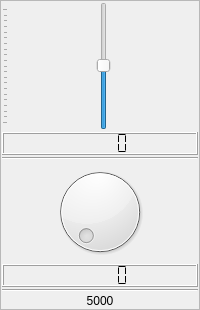
                     <widget class="QFrame" name="verticalFrame_25">
                      <property name="frameShape">
                       <enum>QFrame::StyledPanel</enum>
                      </property>
                      <layout class="QVBoxLayout" name="verticalLayout_27">
                       <property name="spacing">
                        <number>2</number>
                       </property>
                       <property name="leftMargin">
                        <number>1</number>
                       </property>
                       <property name="topMargin">
                        <number>1</number>
                       </property>
                       <property name="rightMargin">
                        <number>1</number>
                       </property>
                       <property name="bottomMargin">
                        <number>1</number>
                       </property>
                       <item>
                        <widget class="QSlider" name="eq_sld_22">
                         <property name="sizePolicy">
                          <sizepolicy hsizetype="Preferred" vsizetype="Expanding">
                           <horstretch>0</horstretch>
                           <verstretch>0</verstretch>
                          </sizepolicy>
                         </property>
                         <property name="minimumSize">
                          <size>
                           <width>0</width>
                           <height>128</height>
                          </size>
                         </property>
                         <property name="minimum">
                          <number>-300</number>
                         </property>
                         <property name="maximum">
                          <number>300</number>
                         </property>
                         <property name="singleStep">
                          <number>10</number>
                         </property>
                         <property name="value">
                          <number>1</number>
                         </property>
                         <property name="orientation">
                          <enum>Qt::Vertical</enum>
                         </property>
                         <property name="tickPosition">
                          <enum>QSlider::TicksAbove</enum>
                         </property>
                         <property name="tickInterval">
                          <number>30</number>
                         </property>
                        </widget>
                       </item>
                       <item>
                        <widget class="QLCDNumber" name="lcdNumber_93">
                         <property name="smallDecimalPoint">
                          <bool>true</bool>
                         </property>
                         <property name="segmentStyle">
                          <enum>QLCDNumber::Flat</enum>
                         </property>
                        </widget>
                       </item>
                       <item>
                        <widget class="Line" name="line_83">
                         <property name="orientation">
                          <enum>Qt::Horizontal</enum>
                         </property>
                        </widget>
                       </item>
                       <item>
                        <widget class="QDial" name="dial_22">
                         <property name="maximumSize">
                          <size>
                           <width>16777215</width>
                           <height>16777215</height>
                          </size>
                         </property>
                         <property name="minimum">
                          <number>1</number>
                         </property>
                         <property name="maximum">
                          <number>500</number>
                         </property>
                         <property name="singleStep">
                          <number>10</number>
                         </property>
                        </widget>
                       </item>
                       <item>
                        <widget class="QLCDNumber" name="lcdNumber_52">
                         <property name="smallDecimalPoint">
                          <bool>true</bool>
                         </property>
                         <property name="segmentStyle">
                          <enum>QLCDNumber::Flat</enum>
                         </property>
                        </widget>
                       </item>
                       <item>
                        <widget class="Line" name="line_22">
                         <property name="orientation">
                          <enum>Qt::Horizontal</enum>
                         </property>
                        </widget>
                       </item>
                       <item>
                        <widget class="QLabel" name="label_51">
                         <property name="text">
                          <string>5000</string>
                         </property>
                         <property name="scaledContents">
                          <bool>true</bool>
                         </property>
                         <property name="alignment">
                          <set>Qt::AlignCenter</set>
                         </property>
                        </widget>
                       </item>
                      </layout>
                     </widget>
